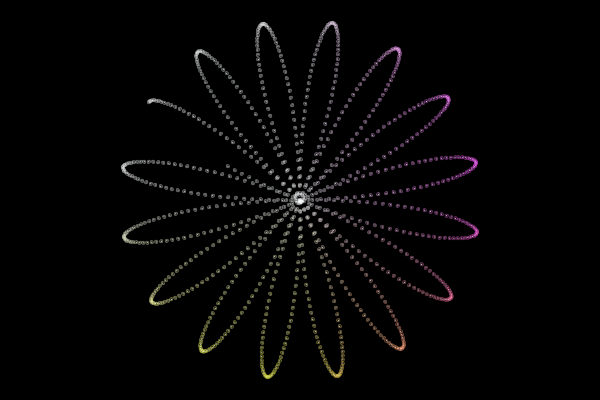
Frame 1 (no input)
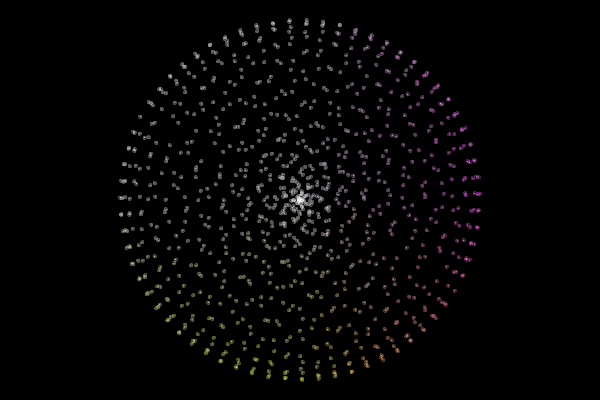
Frame 60 (the mouse pressed at the canvas centre just before this capture)
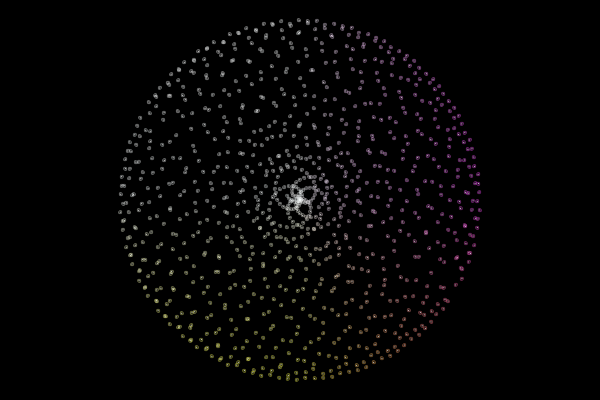
Frame 120 (the mouse held since frame 60 and released just before this capture)

The Processing sketch that drew these frames (run headless with seeded random() and noise(); from frame 60 on, the mouse is pressed at the canvas centre):

// Processing sketch: processing_109989
// ── processing_109989.pde

//Rose Curve
//r = cos(k@)
// k = n/d
//Polar to Cartesian: x = rcos@, y = rsin@

float xpos,ypos;
float n,d,k,theta;

void setup(){

    size(600,400);
    background(0);
    //noFill();
    //noLoop();
    stroke(255);
    strokeWeight(3);
    frameRate(25);
    
    n = 1;
    d = 7;
    k = 7;
    theta = 0;

}//end of setup

void draw(){
    //rect(30,30,40,40);
    background(0);
       //k = (int)mouseX;
   k++;
    for(theta = 0; theta < 6.1456778; theta += 0.006){
        
        float r = cos((k * theta));
        xpos = 180 * r * cos((theta) + 10) ;
        ypos = 180 * r * sin((theta) + 10) ;
        stroke(255 - theta, 255 - xpos , 255 - ypos , 100 - theta);
        ellipse(xpos + width/2 , ypos + height/2 , 1 , 1);
        //k += 1; 
        //k++;
        //theta += 0.006;
    }

}//end of draw
